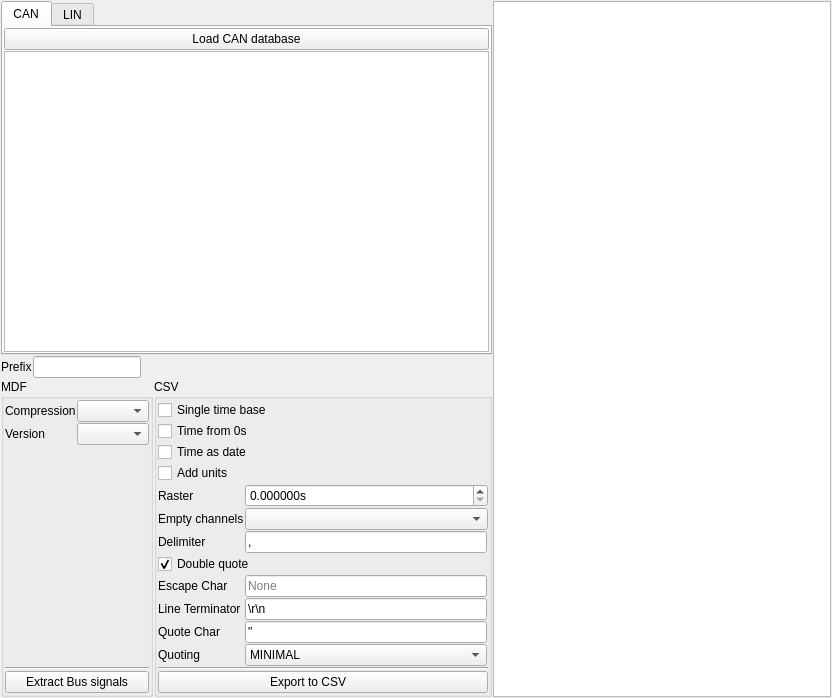
          <widget class="QWidget" name="scrollAreaWidgetContents">
           <property name="geometry">
            <rect>
             <x>0</x>
             <y>0</y>
             <width>832</width>
             <height>698</height>
            </rect>
           </property>
           <layout class="QGridLayout" name="gridLayout_3" columnstretch="0,0,0">
            <property name="leftMargin">
  <number>1</number>
</property>
            <property name="topMargin">
  <number>1</number>
</property>
            <property name="rightMargin">
  <number>1</number>
</property>
            <property name="bottomMargin">
  <number>1</number>
</property>
            <property name="spacing">
  <number>1</number>
</property>
            <item row="2" column="1">
             <widget class="QGroupBox" name="groupBox_3">
              <property name="title">
               <string>CSV</string>
              </property>
              <layout class="QGridLayout" name="gridLayout_10">
               <property name="leftMargin">
  <number>1</number>
</property>
               <property name="topMargin">
  <number>1</number>
</property>
               <property name="rightMargin">
  <number>1</number>
</property>
               <property name="bottomMargin">
  <number>1</number>
</property>
               <property name="spacing">
  <number>1</number>
</property>
               <item row="9" column="2">
                <widget class="QLineEdit" name="lineterminator_bus">
                 <property name="text">
                  <string>\r\n</string>
                 </property>
                </widget>
               </item>
               <item row="12" column="1" colspan="3">
                <widget class="Line" name="line_13">
                 <property name="orientation">
                  <enum>Qt::Orientation::Horizontal</enum>
                 </property>
                </widget>
               </item>
               <item row="5" column="2" colspan="2">
                <widget class="QComboBox" name="empty_channels_bus"/>
               </item>
               <item row="6" column="2">
                <widget class="QLineEdit" name="delimiter_bus">
                 <property name="text">
                  <string>,</string>
                 </property>
                 <property name="maxLength">
                  <number>1</number>
                 </property>
                 <property name="clearButtonEnabled">
                  <bool>false</bool>
                 </property>
                </widget>
               </item>
               <item row="1" column="1" colspan="2">
                <widget class="QCheckBox" name="time_from_zero_bus">
                 <property name="text">
                  <string>Time from 0s</string>
                 </property>
                </widget>
               </item>
               <item row="8" column="2">
                <widget class="QLineEdit" name="escapechar_bus">
                 <property name="inputMask">
                  <string/>
                 </property>
                 <property name="maxLength">
                  <number>1</number>
                 </property>
                 <property name="placeholderText">
                  <string>None</string>
                 </property>
                </widget>
               </item>
               <item row="11" column="1">
                <widget class="QLabel" name="label_7">
                 <property name="text">
                  <string>Quoting</string>
                 </property>
                </widget>
               </item>
               <item row="2" column="1" colspan="2">
                <widget class="QCheckBox" name="bus_time_as_date">
                 <property name="text">
                  <string>Time as date</string>
                 </property>
                </widget>
               </item>
               <item row="8" column="1">
                <widget class="QLabel" name="label_9">
                 <property name="text">
                  <string>Escape Char</string>
                 </property>
                </widget>
               </item>
               <item row="5" column="1">
                <widget class="QLabel" name="label_29">
                 <property name="text">
                  <string>Empty channels</string>
                 </property>
                </widget>
               </item>
               <item row="11" column="2">
                <widget class="QComboBox" name="quoting_bus">
                 <property name="currentIndex">
                  <number>1</number>
                 </property>
                 <item>
                  <property name="text">
                   <string>ALL</string>
                  </property>
                 </item>
                 <item>
                  <property name="text">
                   <string>MINIMAL</string>
                  </property>
                 </item>
                 <item>
                  <property name="text">
                   <string>NONNUMERIC</string>
                  </property>
                 </item>
                 <item>
                  <property name="text">
                   <string>NONE</string>
                  </property>
                 </item>
                </widget>
               </item>
               <item row="10" column="1">
                <widget class="QLabel" name="label_14">
                 <property name="text">
                  <string>Quote Char</string>
                 </property>
                </widget>
               </item>
               <item row="4" column="2" colspan="2">
                <widget class="QDoubleSpinBox" name="export_raster_bus">
                 <property name="suffix">
                  <string>s</string>
                 </property>
                 <property name="decimals">
                  <number>6</number>
                 </property>
                </widget>
               </item>
               <item row="3" column="1" colspan="2">
                <widget class="QCheckBox" name="add_units_bus">
                 <property name="text">
                  <string>Add units</string>
                 </property>
                </widget>
               </item>
               <item row="4" column="1">
                <widget class="QLabel" name="label_28">
                 <property name="text">
                  <string>Raster</string>
                 </property>
                </widget>
               </item>
               <item row="13" column="1" colspan="3">
                <widget class="QPushButton" name="extract_bus_csv_btn">
                 <property name="text">
                  <string>Export to CSV         </string>
                 </property>
                 <property name="icon">
                  <iconset resource="resource.qrc">
                   <normaloff>:/csv.png</normaloff>:/csv.png</iconset>
                 </property>
                </widget>
               </item>
               <item row="0" column="1" colspan="2">
                <widget class="QCheckBox" name="single_time_base_bus">
                 <property name="text">
                  <string>Single time base</string>
                 </property>
                </widget>
               </item>
               <item row="10" column="2">
                <widget class="QLineEdit" name="quotechar_bus">
                 <property name="text">
                  <string>&quot;</string>
                 </property>
                 <property name="maxLength">
                  <number>1</number>
                 </property>
                </widget>
               </item>
               <item row="9" column="1">
                <widget class="QLabel" name="label_13">
                 <property name="text">
                  <string>Line Terminator</string>
                 </property>
                </widget>
               </item>
               <item row="7" column="1" colspan="2">
                <widget class="QCheckBox" name="doublequote_bus">
                 <property name="text">
                  <string>Double quote</string>
                 </property>
                 <property name="checked">
                  <bool>true</bool>
                 </property>
                </widget>
               </item>
               <item row="6" column="1">
                <widget class="QLabel" name="label_8">
                 <property name="text">
                  <string>Delimiter</string>
                 </property>
                </widget>
               </item>
              </layout>
             </widget>
            </item>
            <item row="0" column="2" rowspan="3">
             <widget class="QTextEdit" name="output_info_bus">
              <property name="readOnly">
               <bool>true</bool>
              </property>
             </widget>
            </item>
            <item row="0" column="0" colspan="2">
             <widget class="QTabWidget" name="tabWidget">
              <property name="currentIndex">
               <number>0</number>
              </property>
              <widget class="QWidget" name="tab">
               <attribute name="title">
                <string>CAN</string>
               </attribute>
               <layout class="QVBoxLayout" name="verticalLayout">
                <property name="spacing">
  <number>1</number>
</property>
                <property name="leftMargin">
  <number>1</number>
</property>
                <property name="topMargin">
  <number>1</number>
</property>
                <property name="rightMargin">
  <number>1</number>
</property>
                <property name="bottomMargin">
  <number>1</number>
</property>
                <item>
                 <widget class="QPushButton" name="load_can_database_btn">
                  <property name="text">
                   <string>Load CAN database</string>
                  </property>
                  <property name="icon">
                   <iconset resource="resource.qrc">
                    <normaloff>:/open.png</normaloff>:/open.png</iconset>
                  </property>
                 </widget>
                </item>
                <item>
                 <widget class="MinimalListWidget" name="can_database_list"/>
                </item>
               </layout>
              </widget>
              <widget class="QWidget" name="tab_2">
               <attribute name="title">
                <string>LIN</string>
               </attribute>
               <layout class="QVBoxLayout" name="verticalLayout_2">
                <property name="spacing">
  <number>1</number>
</property>
                <property name="leftMargin">
  <number>1</number>
</property>
                <property name="topMargin">
  <number>1</number>
</property>
                <property name="rightMargin">
  <number>1</number>
</property>
                <property name="bottomMargin">
  <number>1</number>
</property>
                <item>
                 <widget class="QPushButton" name="load_lin_database_btn">
                  <property name="text">
                   <string>Load LIN database</string>
                  </property>
                  <property name="icon">
                   <iconset resource="resource.qrc">
                    <normaloff>:/open.png</normaloff>:/open.png</iconset>
                  </property>
                 </widget>
                </item>
                <item>
                 <widget class="MinimalListWidget" name="lin_database_list"/>
                </item>
               </layout>
              </widget>
             </widget>
            </item>
            <item row="1" column="0" colspan="2">
             <layout class="QHBoxLayout" name="horizontalLayout" stretch="0,0,1">
              <property name="spacing">
  <number>1</number>
</property>
              <item>
               <widget class="QLabel" name="label">
                <property name="text">
                 <string>Prefix</string>
                </property>
               </widget>
              </item>
              <item>
               <widget class="QLineEdit" name="prefix">
                <property name="minimumSize">
                 <size>
                  <width>0</width>
                  <height>0</height>
                 </size>
                </property>
               </widget>
              </item>
              <item>
               <spacer name="horizontalSpacer">
                <property name="orientation">
                 <enum>Qt::Orientation::Horizontal</enum>
                </property>
                <property name="sizeHint" stdset="0">
                 <size>
                  <width>40</width>
                  <height>20</height>
                 </size>
                </property>
               </spacer>
              </item>
             </layout>
            </item>
            <item row="2" column="0">
             <widget class="QGroupBox" name="groupBox_2">
              <property name="title">
               <string>MDF</string>
              </property>
              <layout class="QGridLayout" name="gridLayout_5">
               <property name="leftMargin">
  <number>1</number>
</property>
               <property name="topMargin">
  <number>1</number>
</property>
               <property name="rightMargin">
  <number>1</number>
</property>
               <property name="bottomMargin">
  <number>1</number>
</property>
               <property name="spacing">
  <number>1</number>
</property>
               <item row="0" column="1">
                <widget class="QComboBox" name="extract_bus_compression">
                 <property name="sizeAdjustPolicy">
                  <enum>QComboBox::SizeAdjustPolicy::AdjustToContents</enum>
                 </property>
                </widget>
               </item>
               <item row="1" column="0">
                <widget class="QLabel" name="label_24">
                 <property name="text">
                  <string>Version</string>
                 </property>
                </widget>
               </item>
               <item row="0" column="0">
                <widget class="QLabel" name="label__1">
                 <property name="text">
                  <string>Compression</string>
                 </property>
                </widget>
               </item>
               <item row="3" column="0" colspan="2">
                <widget class="Line" name="line_12">
                 <property name="orientation">
                  <enum>Qt::Orientation::Horizontal</enum>
                 </property>
                </widget>
               </item>
               <item row="4" column="0" colspan="2">
                <widget class="QPushButton" name="extract_bus_btn">
                 <property name="text">
                  <string>Extract Bus signals</string>
                 </property>
                 <property name="icon">
                  <iconset resource="resource.qrc">
                   <normaloff>:/down.png</normaloff>:/down.png</iconset>
                 </property>
                </widget>
               </item>
               <item row="1" column="1">
                <widget class="QComboBox" name="extract_bus_format">
                 <property name="sizeAdjustPolicy">
                  <enum>QComboBox::SizeAdjustPolicy::AdjustToContents</enum>
                 </property>
                </widget>
               </item>
               <item row="2" column="0">
                <widget class="QLabel" name="label_27">
                 <property name="text">
                  <string/>
                 </property>
                </widget>
               </item>
              </layout>
             </widget>
            </item>
           </layout>
          </widget>
